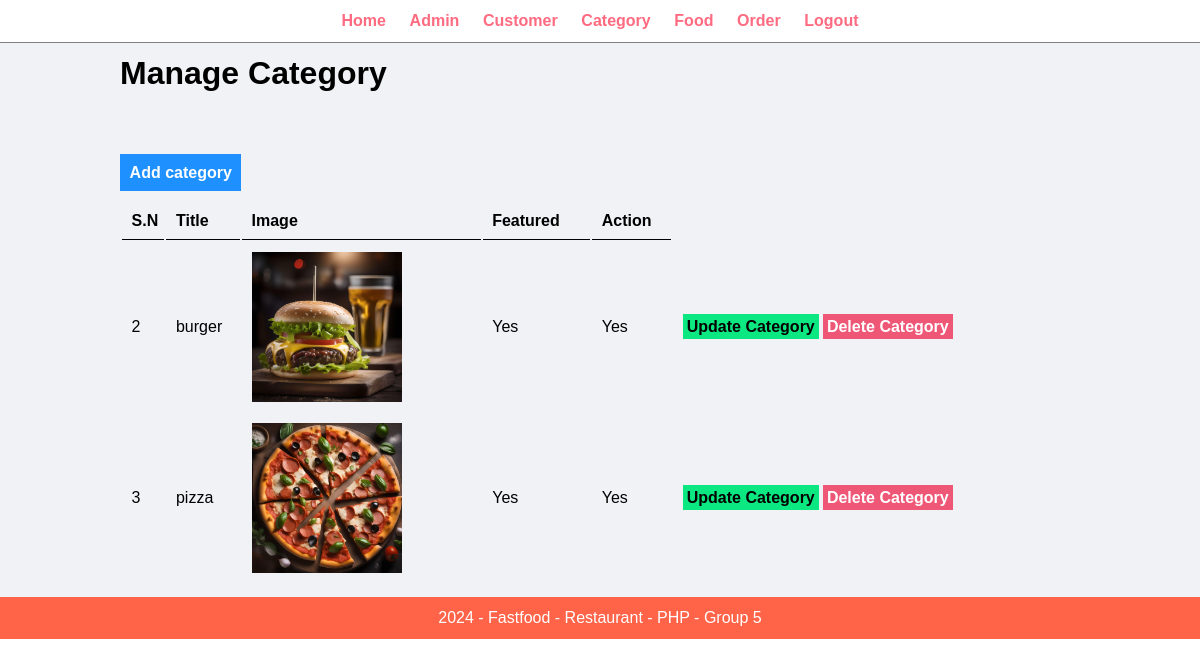
/admin/manage-category.php (signed in), run on an earlier commit of the app's database.
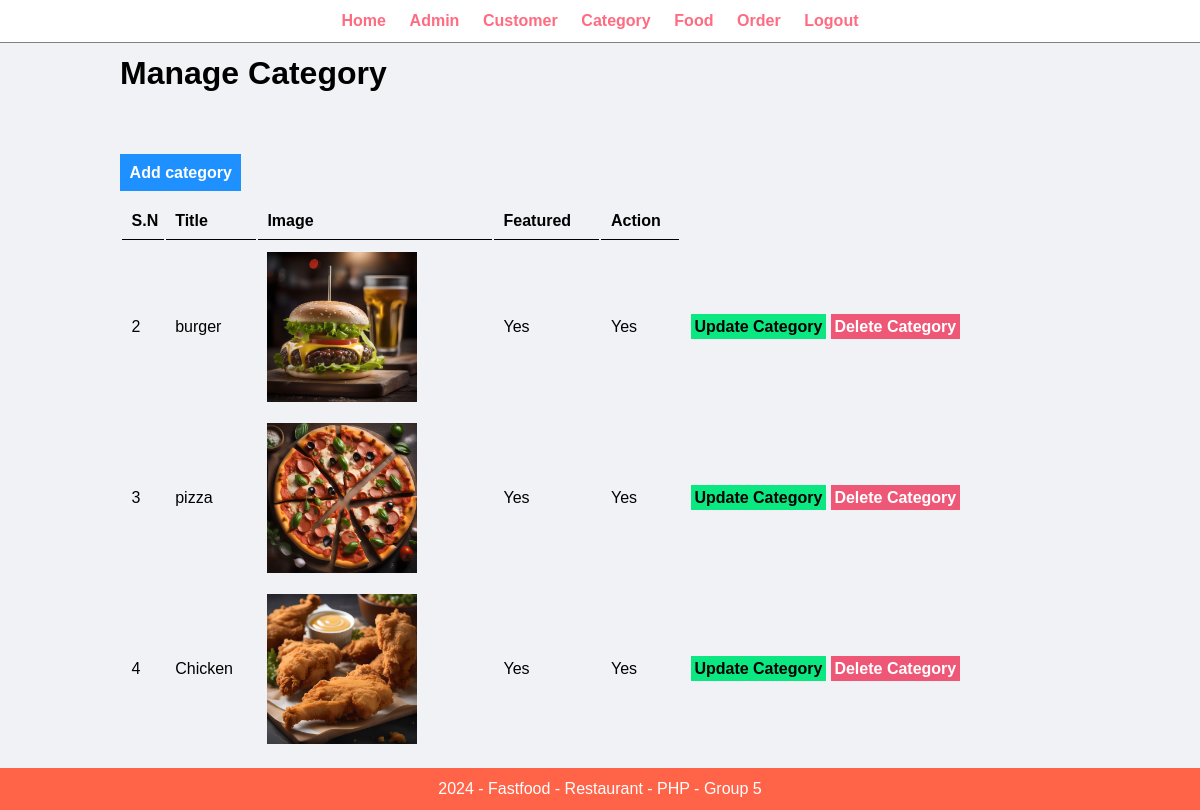
And on a later commit of the database.
### tables this page shows
CREATE TABLE `category` (
  `id` int(11) NOT NULL,
  `title` varchar(100) NOT NULL,
  `image` varchar(255) NOT NULL,
  `show_on_home` varchar(10) NOT NULL,
  `active` varchar(10) NOT NULL
);

### admin/manage-category.php (the view, shortened to what this page needs)
<?php include('patials/menu.php'); ?>
        <div class="main-content">
            <div class="wrapper">
                <h1>Manage Category</h1>
                <br /><br />
               <br /><br />
                <a href="<?php echo SITEURL;?>admin/add-category.php" class="btn-add">Add category</a>
                <br /><br />
                <table class="table-full">
                    <tr>
                        <th>S.N</th>
                        <th>Title</th>
                        <th>Image</th>
                        <th>Featured</th>
                        <th>Action</th>
                    </tr>
                    <?php
                       $sql = "SELECT * FROM category";
                       $res = mysqli_query($conn, $sql);
                       $count = mysqli_num_rows($res);
                       if ($count>0) {
                        while ($row = mysqli_fetch_assoc($res)) {
                            $id = $row['id'];
                            $title = $row['title'];
                            $image = $row['image'];
                            $show_on_home	= $row['show_on_home'];
                            $active = $row['active'];
                            ?>
                             <tr>
                               <td><?php echo $id; ?></td>
                               <td><?php echo $title; ?></td>
                               <td>
                                <?php
                                if ($image == "") {
                                    echo "<div class='error'>Image not Added</div>";
                                }
                                else {
                                    ?>
                                    <img src="<?php echo SITEURL;?>/images/category/<?php echo $image; ?> " width="150px">
                                    <?php
                                }
                                ?>
                               </td>
                               <td><?php echo $show_on_home; ?></td>
                               <td><?php echo $active; ?></td>
                               <td>
                                  <a href="<?php echo SITEURL;?>admin/update-category.php?id=<?php echo $id; ?>&image=<?php echo $image;?>" class="btn-update">Update Category</a>
                                  <a href="<?php echo SITEURL;?>admin/delete-category.php?id=<?php echo $id; ?>&image=<?php echo $image;?>" class="btn-delete">Delete Category</a>
                               </td>
                              </tr>
                            <?php
                        }
                       }
                       else {
                        ?>
                        <tr>
                             <td colspan="6"><div class="error">No Category Added</div></td>
                        </tr>
                        <?php
                       }
                    ?>
                </table>
            </div>
        </div>
<?php include('patials/footer.php'); ?>

### admin/patials/menu.php (shortened to what this page needs)
<html>
    <head>
        <link rel="stylesheet" href="../css/admin.css">
    </head>
    <body>
        <div class="menu">
            <div class="wrapper">
                <ul class="ul">
                    <li><a href="index.php">Home</a></li>
                    <li><a href="manage-admin.php">Admin</a></li>
                    <li><a href="manage-customer.php">Customer</a></li>
                    <li><a href="manage-category.php">Category</a></li>
                    <li><a href="manage-food.php">Food</a></li>
                    <li><a href="manage-order.php">Order</a></li>
                    <li><a href="logout.php">Logout</a></li>
                </ul>
            </div>
        </div>

### admin/patials/footer.php
        <div class="footer">
            <div class="wrapper">
                <p class="text-center">2024 - Fastfood - Restaurant - PHP - Group 5</p>
            </div>
        </div>
    </body>
</html>

### css/admin.css (style rules this page uses)
* { margin: 0; padding: 0; font-family: Arial, Helvetica, sans-serif; }
.wrapper { padding: 1%; width: 80%; margin: 0 auto; }
.text-center { text-align: center; }
.menu { text-align: center; border-bottom: 1px solid gray; }
.menu ul { list-style-type: none; }
.menu ul li { display: inline; padding: 1%; }
.menu ul li a { text-decoration: none; font-weight: bold; color: #ff6b81; }
.main-content { background-color: #f1f2f6; color: black; }
.btn-add { padding: 1%; background-color: #1e90ff; color: white; text-decoration: none; font-weight: bold; }
.btn-update { padding: 1%; background-color: #0be881; color: black; text-decoration: none; font-weight: bold; }
.btn-delete { padding: 1%; background-color: #ef5777; color: white; text-decoration: none; font-weight: bold; }
.table-full { width: 100%; }
table tr th { border-bottom: 1px solid black; padding: 1%; text-align: left; }
table tr td { padding: 1%; }
.footer { background-color: #ff6348; color: white; }

What changed in the data, as far as the page shows it:
added category: id "4", title "Chicken", image (picture), show_on_home "Yes", active "Yes"
